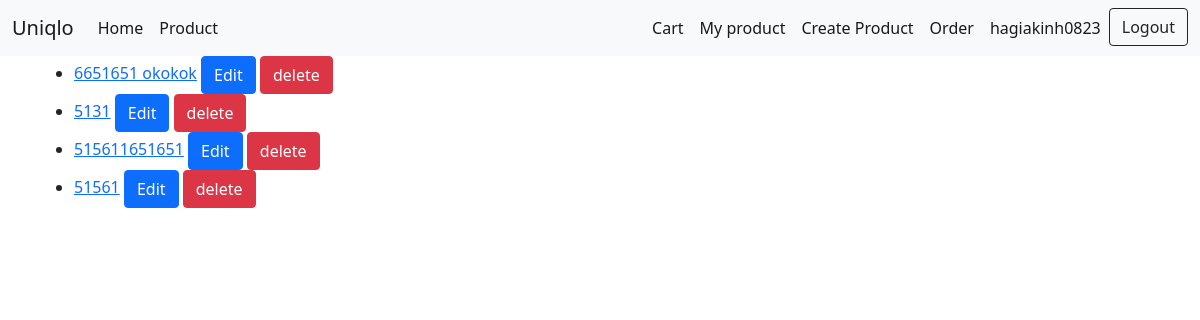
The app's page /productuser/ (signed in), older data.
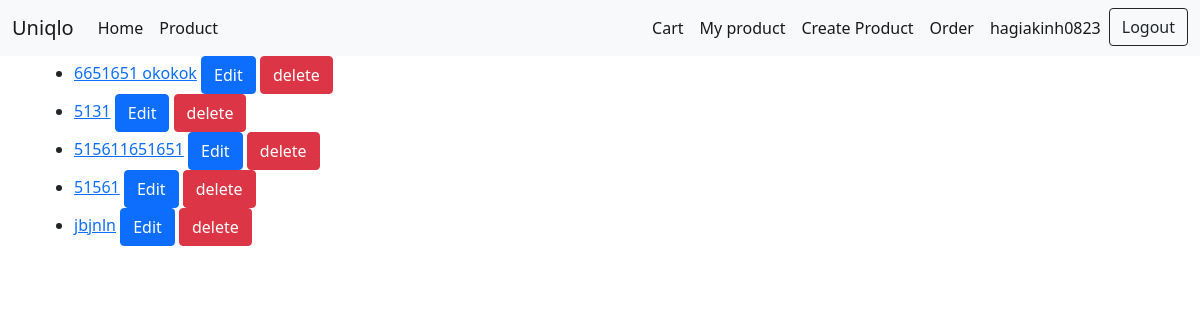
The same page, newer data.
### appProduct/models.py (models this page shows, shortened)
class Product(models.Model):
    category = models.ForeignKey(Category, on_delete=models.CASCADE)
    user = models.ForeignKey(User, on_delete=models.CASCADE)
    name = models.CharField(max_length=256)
    price = models.DecimalField(max_digits = 20,decimal_places=2)
    quantity = models.IntegerField(blank=True, default=1)
    recommend = models.TextField(blank=True)
    image = models.ImageField(upload_to='productImages', default='default.jpg')
    datecreated = models.DateTimeField(auto_now_add=True)  #không thể chỉnh sữa ngày tạo và khởi tạo thời gian tạo

### appProduct/views.py (the view)
# urls.py: path('productuser/', views.productuser, name='productuser'),
@login_required
def productuser(request):
    products = Product.objects.filter(user = request.user)
    return render(request, 'product/productuser.html', {'products': products})

### templates/product/productuser.html
{% extends "base/base.html" %}
{% block block_body %}
<ul class="#productuser">
{% for product in products  %}
    <li>
        <a href="{% url 'appProduct:detailproduct' product.id %}">{{ product.name }}</a>
        <a href="{% url 'appProduct:editproduct' product.id %}" class="btn btn-primary" id="{{product.id}}" >Edit</a>
        <button class="btn btn-danger delete" data-id= '{{product.id}}'>delete</button>
    </li>
{% endfor %}
</ul>
{% endblock %}

Row changes from the older to the newer data that the page shows:
added Product: name "jbjnln"
